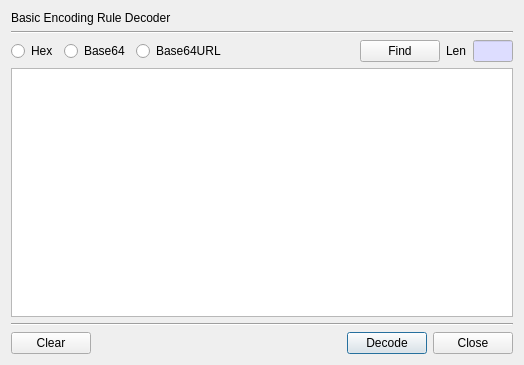
<?xml version="1.0" encoding="UTF-8"?>
<ui version="4.0">
 <class>DecodeDataDlg</class>
 <widget class="QDialog" name="DecodeDataDlg">
  <property name="geometry">
   <rect>
    <x>0</x>
    <y>0</y>
    <width>524</width>
    <height>365</height>
   </rect>
  </property>
  <property name="windowTitle">
   <string>Decode BER</string>
  </property>
  <layout class="QGridLayout" name="gridLayout">
   <item row="4" column="0">
    <widget class="Line" name="line">
     <property name="orientation">
      <enum>Qt::Horizontal</enum>
     </property>
    </widget>
   </item>
   <item row="3" column="0">
    <widget class="QPlainTextEdit" name="mDataText">
     <property name="minimumSize">
      <size>
       <width>500</width>
       <height>200</height>
      </size>
     </property>
    </widget>
   </item>
   <item row="5" column="0">
    <layout class="QGridLayout" name="gridLayout_2">
     <property name="topMargin">
      <number>0</number>
     </property>
     <item row="0" column="1">
      <spacer name="horizontalSpacer_2">
       <property name="orientation">
        <enum>Qt::Horizontal</enum>
       </property>
       <property name="sizeHint" stdset="0">
        <size>
         <width>40</width>
         <height>20</height>
        </size>
       </property>
      </spacer>
     </item>
     <item row="0" column="2">
      <widget class="QPushButton" name="mDecodeBtn">
       <property name="text">
        <string>Decode</string>
       </property>
      </widget>
     </item>
     <item row="0" column="3">
      <widget class="QPushButton" name="mCloseBtn">
       <property name="text">
        <string>Close</string>
       </property>
      </widget>
     </item>
     <item row="0" column="0">
      <widget class="QPushButton" name="mClearBtn">
       <property name="text">
        <string>Clear</string>
       </property>
      </widget>
     </item>
    </layout>
   </item>
   <item row="0" column="0">
    <widget class="QLabel" name="label_2">
     <property name="text">
      <string>Basic Encoding Rule Decoder</string>
     </property>
    </widget>
   </item>
   <item row="2" column="0">
    <layout class="QGridLayout" name="gridLayout_3">
     <property name="topMargin">
      <number>0</number>
     </property>
     <item row="0" column="3">
      <spacer name="horizontalSpacer">
       <property name="orientation">
        <enum>Qt::Horizontal</enum>
       </property>
       <property name="sizeHint" stdset="0">
        <size>
         <width>40</width>
         <height>20</height>
        </size>
       </property>
      </spacer>
     </item>
     <item row="0" column="5">
      <widget class="QLabel" name="label">
       <property name="text">
        <string>Len</string>
       </property>
      </widget>
     </item>
     <item row="0" column="4">
      <widget class="QPushButton" name="mFindBtn">
       <property name="text">
        <string>Find</string>
       </property>
      </widget>
     </item>
     <item row="0" column="1">
      <widget class="QRadioButton" name="mTypeBase64">
       <property name="text">
        <string>Base64</string>
       </property>
      </widget>
     </item>
     <item row="0" column="6">
      <widget class="QLineEdit" name="mDataLenText">
       <property name="minimumSize">
        <size>
         <width>40</width>
         <height>0</height>
        </size>
       </property>
       <property name="maximumSize">
        <size>
         <width>40</width>
         <height>16777215</height>
        </size>
       </property>
       <property name="palette">
        <palette>
         <active>
          <colorrole role="Base">
           <brush brushstyle="SolidPattern">
            <color alpha="255">
             <red>221</red>
             <green>221</green>
             <blue>255</blue>
            </color>
           </brush>
          </colorrole>
         </active>
         <inactive>
          <colorrole role="Base">
           <brush brushstyle="SolidPattern">
            <color alpha="255">
             <red>221</red>
             <green>221</green>
             <blue>255</blue>
            </color>
           </brush>
          </colorrole>
         </inactive>
         <disabled>
          <colorrole role="Base">
           <brush brushstyle="SolidPattern">
            <color alpha="255">
             <red>240</red>
             <green>240</green>
             <blue>240</blue>
            </color>
           </brush>
          </colorrole>
         </disabled>
        </palette>
       </property>
       <property name="readOnly">
        <bool>true</bool>
       </property>
      </widget>
     </item>
     <item row="0" column="0">
      <widget class="QRadioButton" name="mTypeHex">
       <property name="text">
        <string>Hex</string>
       </property>
      </widget>
     </item>
     <item row="0" column="2">
      <widget class="QRadioButton" name="mTypeBase64URL">
       <property name="text">
        <string>Base64URL</string>
       </property>
      </widget>
     </item>
    </layout>
   </item>
   <item row="1" column="0">
    <widget class="Line" name="line_2">
     <property name="orientation">
      <enum>Qt::Horizontal</enum>
     </property>
    </widget>
   </item>
  </layout>
 </widget>
 <tabstops>
  <tabstop>mTypeHex</tabstop>
  <tabstop>mTypeBase64</tabstop>
  <tabstop>mFindBtn</tabstop>
  <tabstop>mDataLenText</tabstop>
  <tabstop>mDataText</tabstop>
  <tabstop>mClearBtn</tabstop>
  <tabstop>mDecodeBtn</tabstop>
  <tabstop>mCloseBtn</tabstop>
 </tabstops>
 <resources/>
 <connections/>
</ui>
